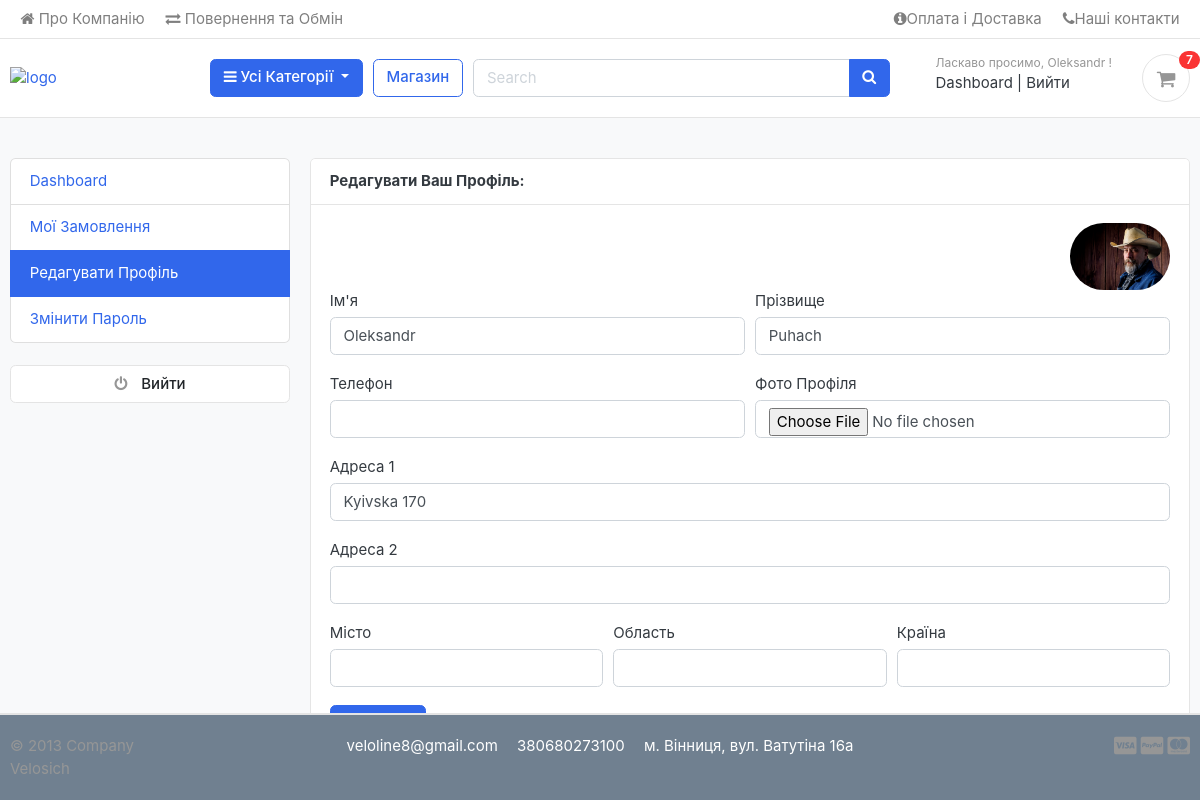
/accounts/edit_profile/ (signed in), run on the app's committed database.
### accounts/models.py (models this page shows, shortened)
class Account(AbstractBaseUser):
    first_name = models.CharField(max_length=50)
    last_name = models.CharField(max_length=50)
    username = models.CharField(max_length=50, unique=True)
    email = models.EmailField(max_length=100, unique=True)
    phone_number = models.CharField(max_length=50)
    date_joined = models.DateTimeField(auto_now_add=True)
    last_login = models.DateTimeField(auto_now=True)
    is_admin = models.BooleanField(default=False)
    is_staff = models.BooleanField(default=False)
    is_active = models.BooleanField(default=False)
    is_superadmin = models.BooleanField(default=False)
    USERNAME_FIELD = 'email'
    REQUIRED_FIELDS = ["username", "first_name", "last_name"]
    objects = MyAccountManager()

class UserProfile(models.Model):
    user = models.OneToOneField(Account, on_delete=models.CASCADE)
    address_line_1 = models.CharField(blank=True, max_length=100)
    address_line_2 = models.CharField(blank=True, max_length=100)
    profile_picture = models.ImageField(upload_to='userprofile', blank=True)
    city = models.CharField(blank=True, max_length=30)
    state = models.CharField(blank=True, max_length=30)
    country = models.CharField(blank=True, max_length=20)

### accounts/views.py (the view)
# urls.py: path('edit_profile/', views.edit_profile, name="edit_profile"),
@login_required(login_url='login')
def edit_profile(request):
    userprofile = get_object_or_404(UserProfile, user=request.user)
    if request.method == 'POST':
        user_form = UserForm(request.POST, instance=request.user)
        profile_form = UserProfileForm(request.POST, request.FILES, instance=userprofile)
        if user_form.is_valid() and profile_form.is_valid():
            user_form.save()
            profile_form.save()
            messages.success(request, "Your profile has been updated!")
            return redirect("edit_profile")
    else:
        user_form = UserForm(instance=request.user)
        profile_form = UserProfileForm(instance=userprofile)
    context = {
        'user_form': user_form,
        'profile_form': profile_form,
        'userprofile': userprofile,
    }
    return render(request, 'accounts/edit_profile.html', context)

### accounts/forms.py
class UserForm(forms.ModelForm):
    class Meta:
        model = Account
        fields = ['first_name', 'last_name', 'phone_number']
    def __init__(self, *args, **kwargs):
        super(UserForm, self).__init__(*args, **kwargs)
        for field in self.fields:
            self.fields[field].widget.attrs['class'] = 'form-control'

class UserProfileForm(forms.ModelForm):
    profile_picture = forms.ImageField(required=False, error_messages={'invalid': ("image files only")}, widget=forms.FileInput)
    class Meta:
        model = UserProfile
        fields = ['address_line_1', 'address_line_2', 'city', 'state', 'country', 'profile_picture']
    def __init__(self, *args, **kwargs):
        super(UserProfileForm, self).__init__(*args, **kwargs)
        for field in self.fields:
            self.fields[field].widget.attrs['class'] = 'form-control'

### carts/context_processors.py (called while the page is built)
def counter(request):
    cart_count = 0
    if "admin" in request.path:
        return {}
    else:
        try:
            cart = Cart.objects.filter(cart_id=_cart_id(request))
            if request.user.is_authenticated:
                cart_items = CartItem.objects.all().filter(user=request.user)
            else:
                cart_items = CartItem.objects.all().filter(cart=cart[:1])
            for cart_item in cart_items:
                cart_count += cart_item.quantity
        except Cart.DoesNotExist:
            cart_count = 0
    return dict(cart_count=cart_count)

### carts/views.py (called while the page is built)
def _cart_id(request):
    cart = request.session.session_key
    if not cart:
        cart = request.session.create()
    return cart

### category/context_processors.py (called while the page is built)
def menu_links(request):
    links = Category.objects.all()
    return dict(links=links)

### category/models.py (called while the page is built)
    def get_url(self):
        return reverse("products_by_category", args=[self.slug])

### templates/accounts/edit_profile.html (shortened to what this page needs)
{% extends 'base.html' %}
{% block content %}
<section class="section-conten padding-y bg">
  <div class="container">
    <div class="row">
    {% include 'includes/dashboard_sidebar.html' %}
    <main class="col-md-9">
      <article class="card">
      <header class="card-header">
        <strong class="d-inline-block mr-3">Редагувати Ваш Профіль:</strong>
      </header>
      <div class="card-body">
        <div class="text-right">
          <img src="{{ userprofile.profile_picture.url }}" alt="Profile Picture" width="100" style="border-radius:50px;">
        </div>
        <div class="row">
         <div class="col-md-12">
          <form action="{% url 'edit_profile' %}" method="POST" enctype="multipart/form-data">
            <div class="form-row">
              <div class="form-group col-md-6">
                <label>Ім'я</label>
                {{ user_form.first_name }}
              </div>
              <div class="form-group col-md-6">
                <label>Прізвище</label>
                {{ user_form.last_name }}
              </div>
            </div>
            <div class="form-row">
              <div class="form-group col-md-6">
                <label>Телефон</label>
                {{ user_form.phone_number }}
              </div>
              <div class="form-group col-md-6">
                <label>Фото Профіля</label>
                {{ profile_form.profile_picture }}
              </div>
            </div>
            <div class="form-group">
              <label>Адреса 1</label>
              {{ profile_form.address_line_1 }}
            </div>
            <div class="form-group">
              <label>Адреса 2</label>
              {{ profile_form.address_line_2 }}
            </div>
            <div class="form-row">
              <div class="form-group col-md-4">
                <label>Місто</label>
                {{ profile_form.city }}
              </div>
              <div class="form-group col-md-4">
                <label>Область</label>
                {{ profile_form.state }}
              </div>
              <div class="form-group col-md-4">
                <label>Країна</label>
                {{ profile_form.country }}
              </div>
            </div>
          </form>
         </div>
        </div>
      </div>
      </article>
    </main>
  </div>
  </div>
  </section>
{% endblock %}

### templates/includes/navbar.html (shortened to what this page needs)
{% load static %}
<header class="section-header">
  <nav class="navbar p-md-0 navbar-expand-sm navbar-light border-bottom">
  <div class="container">
    <div class="collapse navbar-collapse" id="navbarTop4">
      <ul class="navbar-nav mr-auto">
        <li class="nav-item dropdown">
         <a href="{% url 'about' %}" class="nav-link"><i class="fa fa-home" aria-hidden="true"></i> Про Компанію </a>
      </li>
        <li class="nav-item dropdown">
         <a href="{% url 'return_info' %}" class="nav-link"><i class="fa fa-exchange" aria-hidden="true"></i> Повернення та Обмін </a>
      </li>
      </ul>
      <ul class="navbar-nav">
      <li><a href="{% url 'info' %}" class="nav-link"> <i class="fa fa-info-circle" aria-hidden="true"></i>Оплата і Доставка </a></li>
      <li><a href="{% url 'contacts' %}" class="nav-link"> <i class="fa fa-phone"></i>Наші контакти </a></li>
    </ul>
    </div>
  </div>
  </nav>
  <section class="header-main border-bottom">
    <div class="container">
  <div class="row align-items-center">
    <div class="col-lg-2 col-md-3 col-6">
      <a href="{% url 'home' %}" class="brand-wrap">
        <img class="logo" src="{% static 'images/logo-white.png' %}" style="width: 180px;" alt="logo">
      </a>
    </div>
    <div class="col-lg col-sm col-md col-6 flex-grow-0">
      <div class="category-wrap dropdown d-inline-block float-right">
        <button type="button" class="btn btn-primary dropdown-toggle" data-toggle="dropdown">
          <i class="fa fa-bars"></i> Усі Категорії
        </button>
      </div>
    </div>
    <a href="{% url 'store' %}" class="btn btn-outline-primary">Магазин</a>
    <div class="col-lg  col-md-6 col-sm-12 col">
      <form action="{% url 'search' %}" class="search" method="GET">
        <div class="input-group w-100">
            <input type="text" class="form-control" style="width:60%;" placeholder="Search" name="keyword">
            <div class="input-group-append">
              <button class="btn btn-primary" type="submit">
                <i class="fa fa-search"></i>
              </button>
            </div>
          </div>
      </form>
    </div>
    <div class="col-lg-3 col-sm-6 col-8 order-2 order-lg-3">
          <div class="d-flex justify-content-end mb-3 mb-lg-0">
            {% if user.id is None %}
            <div class="widget-header">
              <small class="title text-muted">Ласкаво просимо, гість!</small>
              <div>
                <a href="{% url 'login' %}">Увійти</a> <span class="dark-transp"> | </span>
                <a href="{% url 'register' %}"> Зареєструватися</a>
              </div>
            </div>
            {% else %}
            <div class="widget-header">
              <small class="title text-muted">Ласкаво просимо, {{user.first_name}} !</small>
              <div>
                <a href="{% url 'dashboard' %}">Dashboard</a> <span class="dark-transp"> | </span>
                <a href="{% url 'logout' %}"> Вийти</a>
              </div>
            </div>
            {% endif %}
            <a href="{% url 'cart' %}" class="widget-header pl-3 ml-3">
              <div class="icon icon-sm rounded-circle border"><i class="fa fa-shopping-cart"></i></div>
              <span class="badge badge-pill badge-danger notify">{{ cart_count }}</span>
            </a>
          </div>
        </div>
  </div>
    </div>
  </section>
  </header>

### static/css/ui.css (style rules this page uses)
html { font-family: "Inter", sans-serif; font-size: 15px; }
.icon-xs, .icon-sm, .icon-md, .icon-lg { display: inline-block; text-align: center; flex-shrink: 0; flex-grow: 0; }
.icon-sm { width: 48px; height: 48px; line-height: 48px !important; font-size: 20px; }
.padding-y { padding-top: 40px; padding-bottom: 40px; }
article:after, .form-group:after { display: block; clear: both; content: ""; }
.bg { background-color: #f8f9fa; }
.header-main { position: relative; padding-top: 1rem; padding-bottom: 1rem; }
.brand-wrap .logo, .navbar-brand .logo { margin-right: 7px; max-height: 42px; display: inline-block; }
.widget-header { display: inline-block; vertical-align: middle; position: relative; }
.widget-header a { color: #343a40; }
.widget-header i { color: #969696; }
.widget-header .title { display: block; }
.widget-header .notify { position: absolute; top: -3px; right: -10px; }
.notify { position: absolute; top: -4px; right: -10px; display: inline-block; padding: 0.25em 0.6em; font-size: 12px; line-height: 1; text-align: center; border-radius: 3rem; color: #fff; background-color: #fa3434; }

### static/css/custom.css (style rules this page uses)
html, body { height: 100%; }

### data on the page
Account: first_name "Oleksandr", last_name "Puhach"
UserProfile: profile_picture (picture), address_line_1 "Kyivska 170"

### other printed values
{{ cart_count }} "7"
